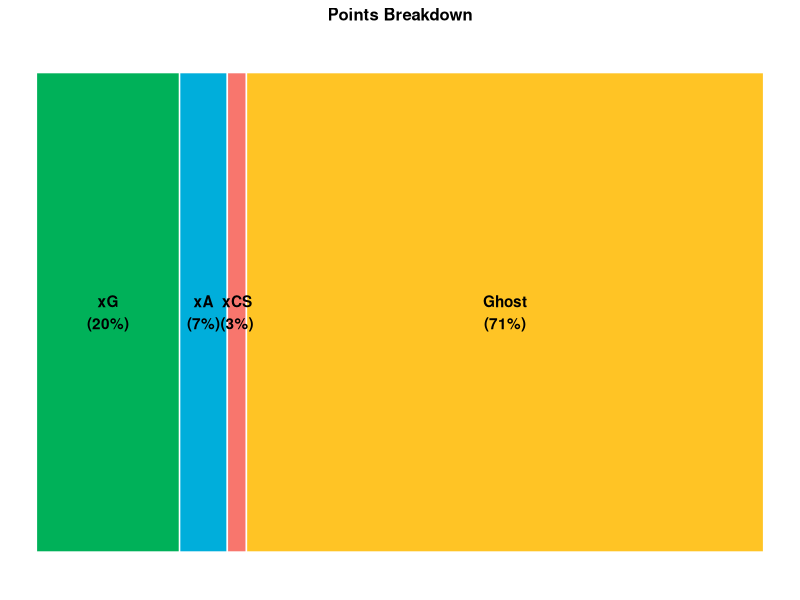

Here is the R script that generated this plot: (Note: this script raises an error after producing the figure.)
## ---- chunk 1
#what player do you want a card for?
player = "James Maddison"

#load libraries

library(tidyverse)
library(ggplot2)
library(ggrepel)
library(gridExtra)
library(RColorBrewer)
## ---- chunk 2

#read in the epl 19/20 data with week level data
#min 60 and 5 starts
xFpts_epl_1920_starts <- read_csv(file = "../data/fantrax_data/new_positions.weekly_data.xFpts_epl_2019_2020.update.csv", col_names = TRUE)

#no requirements
xFpts_epl_1920_all <- read_csv(file = "../data/fantrax_data/weekly_data.no_min_requirement.updated_positions.xFpts_epl_2019_2020.update.csv", col_names = TRUE)

#grab just this player's entries
player_start_df <- xFpts_epl_1920_starts[xFpts_epl_1920_starts$Player == player,]
player_all_df <- xFpts_epl_1920_all[xFpts_epl_1920_all$Player == player,]

#grab overview xFpts data total minutes, xFpts, etc. for the full season
xFpt_epl_overview <- read_csv(file = "../data/fantrax_data/new_positions.overall_xFpts_epl_2019_2020.update.csv", col_names = TRUE)

#grab the WAR score
WAR_epl_1920 <- read_csv(file = "../data/fantrax_data/final_WAR_table.epl_2019_2020.new_positions.update.csv", col_names = TRUE)

#parse the player FANTRAX positions
player_pos <- player_start_df$Position[1]

#sort on game week
player_start_df <- arrange(player_start_df, desc(game_week))

#make a data frame
player_start_gameweek_df <- head(player_start_df,1) 


#make a vector of the sum of the standard fantrax points fields for the player's last start
summary_player_pts_gameweek<- player_start_gameweek_df %>%
  summarize(n = n(), xG = sum(xG), xA = sum(xA), KP = sum(KP), SOT = sum(SOT), ACNC = sum(ACNC), CoS = sum(CoS), TkW = sum(TkW), Int = sum(Int.x), AER = sum(AER), CLR = sum(CLR), DIS = sum(DIS), PKM = sum(PKM), OG = sum(OG), YC = sum(YC), RC = sum(RC), xCS = sum(xCS), xGAD = sum(xGAD))

#make a vector of the sum of the standard fantrax points fields over the season for STARTS
summary_player_pts <- player_start_df %>%
  summarize(n = n(), xG = sum(xG), xA = sum(xA), KP = sum(KP), SOT = sum(SOT), ACNC = sum(ACNC), CoS = sum(CoS), TkW = sum(TkW), Int = sum(Int.x), AER = sum(AER), CLR = sum(CLR), DIS = sum(DIS), PKM = sum(PKM), OG = sum(OG), YC = sum(YC), RC = sum(RC), xCS = sum(xCS), xGAD = sum(xGAD))
            
## ---- chunk 3
#add the vector of multipliers for the statistics that make sense for each position
`%!in%` <- Negate(`%in%`)

if (player_pos == "D"){
  
  point_vec = c(10,7,2,2,1,1,1,1,1,0.25,-0.5,-4,-5,-3,-7,6,-2)
  
  #remove the number of starts (n) from the summary_player_pts_gameweek
  start_points_vec = summary_player_pts_gameweek[, -1]

  # get the xFpts for the player
  start_points_vec = start_points_vec * point_vec

  start_points_vec = start_points_vec[point_vec != 0]

  #format the data for plotting
  start_points_df <- start_points_vec %>% gather(point_cat,point_value,xG,xA,KP, SOT,ACNC,CoS,TkW,Int,AER,CLR,DIS,PKM,OG,YC,RC,xCS,xGAD)

  start_points_df$player = player

  #reorder for figure
  start_points_df$point_cat <- factor(start_points_df$point_cat, levels = rev(c("xG","xA","xCS","KP","SOT","ACNC","CoS","TkW","Int","AER","CLR","DIS","PKM","OG","YC","RC","xGAD")))
  
  #calculate Ghost points
  ghost_points_df <- start_points_df[start_points_df$point_cat %!in% c("xG","xA","xCS"),]
  
  ghost_points <- sum(ghost_points_df$point_value)
  
  start_points_df <- start_points_df %>% add_row(point_cat = "Ghost", point_value = ghost_points, player = player)
  
  #output just the xG, xA, xCS, and ghost points
  
  start_points_df <- start_points_df[start_points_df$point_cat %in% c("xG","xA","xCS","Ghost"),]
  
  start_points_df$point_cat <- factor(start_points_df$point_cat, levels = rev(c("xG","xA","xCS","Ghost")))
  
} else if (player_pos == "M"){
  
  point_vec = c(9,6,2,2,1,1,1,1,0.5,0,-0.5,-4,-5,-3,-7,1,0)
  
  #remove the number of starts (n) from the summary_player_pts_gameweek
  start_points_vec = summary_player_pts_gameweek[, -1]

  # get the xFpts for the player
  start_points_vec = start_points_vec * point_vec

  start_points_vec = start_points_vec[point_vec != 0]

  #format the data for plotting
  start_points_df <- start_points_vec %>% gather(point_cat,point_value,xG,xA,KP,SOT,ACNC, CoS,TkW,Int,AER,DIS,PKM,OG,YC,RC,xCS)

  start_points_df$player = player

  #reorder for figure
  start_points_df$point_cat <- factor(start_points_df$point_cat, levels = rev(c("xG","xA","xCS","KP","SOT","ACNC","CoS","TkW","Int","AER","DIS","PKM","OG","YC","RC")))
  
  #calculate Ghost points
  ghost_points_df <- start_points_df[start_points_df$point_cat %!in% c("xG","xA","xCS"),]
  
  ghost_points <- sum(ghost_points_df$point_value)
  
  start_points_df <- start_points_df %>% add_row(point_cat = "Ghost", point_value = ghost_points, player = player)
  
  #output just the xG, xA, xCS, and ghost points
  
  start_points_df <- start_points_df[start_points_df$point_cat %in% c("xG","xA","xCS","Ghost"),]
  
  start_points_df$point_cat <- factor(start_points_df$point_cat, levels = rev(c("xG","xA","xCS","Ghost")))
  
  
} else if (player_pos == "F"){
  
  point_vec = c(9,6,2,2,1,1,1,1,0.5,0,-0.5,-4,-5,-3,-7,0,0)
  
  #remove the number of starts (n) from the summary_player_pts_gameweek
  start_points_vec = summary_player_pts_gameweek[, -1]

  # get the xFpts for the player
  start_points_vec = start_points_vec * point_vec

  start_points_vec = start_points_vec[point_vec != 0]

  #format the data for plotting
  start_points_df <- start_points_vec %>% gather(point_cat,point_value,xG,xA,KP,SOT,ACNC, CoS,TkW,Int,AER,DIS,PKM,OG,YC,RC)

  start_points_df$player = player

  #reorder for figure
  start_points_df$point_cat <- factor(start_points_df$point_cat, levels = rev(c("xG","xA","KP","SOT","ACNC","CoS","TkW","Int","AER","DIS","PKM","OG","YC","RC")))
  
  #calculate Ghost points
  ghost_points_df <- start_points_df[start_points_df$point_cat %!in% c("xG","xA"),]
  
  ghost_points <- sum(ghost_points_df$point_value)
  
  start_points_df <- start_points_df %>% add_row(point_cat = "Ghost", point_value = ghost_points, player = player)
  
  #output just the xG, xA, and ghost points
  
  start_points_df <- start_points_df[start_points_df$point_cat %in% c("xG","xA","Ghost"),]
  
} else {
  stop("position doesn't make sense")
}

#plot the data

#start_points_df$point_value <- abs(start_points_df$point_value)

total_player_plot_pts = sum(start_points_df$point_value)

start_points_df$percent <- (start_points_df$point_value / total_player_plot_pts) * 100

start_points_df$percent <- paste(round(start_points_df$percent,  digits =0),"%", sep = "")

start_points_df$cat_percent <- paste(start_points_df$point_cat,paste("(",start_points_df$percent,")", sep = "") ,sep="\n")

if (length(start_points_df$point_cat) == 3){
  
  ggbar <- ggplot(aes(x = player, y = point_value, fill = point_cat, label = cat_percent), data = start_points_df) + geom_bar(stat = "identity", width = 1, color = "white") + coord_flip() + theme_void() + ylab("xFpts")  + geom_text(position = position_stack(vjust = 0.5), fontface = "bold") + theme(legend.position = "none") + ggtitle('Points Breakdown') + theme(plot.title = element_text(size = 12, hjust = 0.5, face = "bold" )) + scale_fill_manual(values=c("#ffc425","#00aedb", "#00b159")) #+ theme(plot.title = element_text(hjust = 0.5))
} else if (length(start_points_df$point_cat) == 4){
  
  ggbar <- ggplot(aes(x = player, y = point_value, fill = point_cat, label = cat_percent), data = start_points_df) + geom_bar(stat = "identity", width = 1, color = "white") + coord_flip() + theme_void() + ylab("xFpts")  + geom_text(position = position_stack(vjust = 0.5), fontface = "bold") + theme(legend.position = "none") + ggtitle('Points Breakdown') + theme(plot.title = element_text(size = 12, hjust = 0.5, face = "bold" )) + scale_fill_manual(values=c("#ffc425","#f8766d", "#00aedb", "#00b159" ))
} else {
  stop("number of point categories doesn't make sense")
}



#ggbar <- ggplot(aes(x = player, y = point_value, fill = point_cat), data = start_points_df) + geom_bar(position = "fill", stat = "identity", width = 0.1, color = "white") + coord_flip() + theme_void() + ylab("xFpts")  + theme(legend.position=c(0.5,0.8), legend.direction="horizontal") + scale_fill_discrete(name = "Points\nCategories",breaks=rev(levels(start_points_df$point_cat)))

## ---- chunk 4
#function to find cells in the table
find_cell <- function(table, row, col, name="core-fg"){
  l <- table$layout
  which(l$t==row & l$l==col & l$name==name)
}

#Fpts Table
player_Fpts <- as.data.frame(player_start_gameweek_df$FPts)

player_G <- as.data.frame(player_start_gameweek_df$Gls)
player_A <- as.data.frame(player_start_gameweek_df$Ast)

#put together the strings

player_Fpts_str  <- paste("Fpts:", player_Fpts, sep=" ")

player_G_str  <- paste("Goals:", player_G, sep=" ")

player_A_str  <- paste("Assists:", player_G, sep=" ")

#put strings in a df
Fpts_table_df <- as.data.frame(rbind(player_Fpts_str,player_G_str,player_A_str))

#colnames(xFpts_table_df) <- c("Points per Start")

#xFptsTable <- tableGrob(xFpts_table_df, theme = ttheme_minimal(base_size = 15, core=list(fg_params=list(hjust=0, x=0)), colhead=list(fg_params=list(hjust=0, x=0))) ,rows=NULL)

FptsTable <- tableGrob(Fpts_table_df, theme = ttheme_minimal(base_size = 35),rows=NULL, cols = NULL)

FptsCell <- find_cell(FptsTable, 1, 1, "core-fg")

FptsTable$grobs[FptsCell][[1]][["gp"]] <- gpar(fontsize=37, fontface="bold")


#xFpts Table
player_xFpts <- as.data.frame(player_start_gameweek_df$xFpts)

player_xG <- as.data.frame(player_start_gameweek_df$xG)
player_xA <- as.data.frame(player_start_gameweek_df$xA)

#put together the strings

player_xFpts_str  <- paste("xFpts:", player_xFpts, sep=" ")

player_xG_str  <- paste("xG:", player_xG, sep=" ")

player_xA_str  <- paste("xA:", player_xA, sep=" ")


xFpts_table_df <- as.data.frame(rbind(player_xFpts_str,player_xG_str,player_xA_str))

#colnames(xFpts_table_df) <- c("Points per Start")

xFptsTable <- tableGrob(xFpts_table_df, theme = ttheme_minimal(base_size = 40),rows=NULL, cols = NULL)

xFptsCell <- find_cell(xFptsTable, 1, 1, "core-fg")

xFptsTable$grobs[xFptsCell][[1]][["gp"]] <- gpar(fontsize=37, fontface="bold")

## ---- chunk 5
#install.packages("gtable")
library("gtable")
library("lattice")
library(grid)


#min
min_text <- " Minutes:"
player_min <- player_start_gameweek_df$Min.x
player_min <- paste(as.character(player_min)," ", sep="")

#Game week
gameweek_text <- " Game Week:"
player_gameweek <- player_start_gameweek_df$game_week
player_gameweek <- paste(as.character(player_gameweek)," ", sep="")

#xFpts
xFpts_text <- " xFpts:"
player_xFpts <- player_start_gameweek_df$xFpts
player_xFpts <- paste(as.character(player_xFpts)," ", sep="")

#Fpts
Fpts_text <- " Fpts:"
player_Fpts <- player_start_gameweek_df$FPts
player_Fpts <- paste(as.character(player_Fpts)," ", sep="")

#parse appropriate position string form player position
if (player_pos == "D"){
  
  pos_str <- " Defender "
  
} else if(player_pos == "M"){
  
  pos_str <- " Midfielder "
  
} else if(player_pos == "F"){
  
  pos_str <- " Forward "
  
}else{
  
  stop("position doesn't make sense")
  
}

#add whatever string you want here
extra_text <- paste(" " , player_start_gameweek_df$Team.x, sep = "")

#xFpts_text <- paste(xFpts_text, player_xFpts, sep = " ")

#Fpts_text <- paste(Fpts_text, player_Fpts, sep = " ")

#min_text <- paste(min_text, player_min, sep = " ")

gameweek_text <- paste(gameweek_text, player_gameweek, sep = " ")

min_pos_text <- paste(gameweek_text, pos_str, extra_text,sep= "|")

#minutes and position text plot
min_pos_fig <- textGrob(min_pos_text,gp = gpar(col = "black", fontsize = 35, face = "bold"))

#plot of player name
player_name = print(player)

name_fig <- textGrob(player_name,gp = gpar(col = "black", fontsize = 40, fontface = "bold"))

#grid.arrange(textGrob(player_name,gp = gpar(col = "black", fontsize = 30, face = "bold")))


## ---- chunk 6
#last 5 games

last_5_gameweeks <- player_start_gameweek_df$game_week -4

# make a df of the player's Fpts and xFpts for each week they STARTED
Fpts_v_xFpts_df <- data.frame(point_type = c(rep('Fpts', nrow(player_start_df)), rep('xFpts', nrow(player_start_df))),points = c(player_start_df$FPts, player_start_df$xFpts),game_week = c(rep(player_start_df$game_week,2)))

Fpts_v_xFpts_latest_df <- Fpts_v_xFpts_df[Fpts_v_xFpts_df$game_week >= last_5_gameweeks,]

# plot the data
ggmad <- ggplot(data = Fpts_v_xFpts_latest_df, aes(x = game_week, y = points, color = point_type)) +
  geom_line(size = 2)  +
  geom_point(size = 5) +
  ggtitle("xFpts vs Fpts Form Plot") +
  xlab('Game Week') +
  ylab('Points') +
  theme_light(base_size = 15) +
  theme(plot.title = element_text(hjust = 0.5), legend.position = c(0.9,0.9), legend.title = element_blank(), legend.background = element_rect(fill = "NA"), text = element_text(size=15)) +
  labs(color = 'Points Type') +
  geom_point(aes(x=game_week, y=points))

## ---- chunk 7

#distribution of all player xFpts
#all_player_xFpts_dist <- xFpts_epl_1920_all$xFpts

#distribution of all players that play this player's position
#pos_player_xFpts_dist <- xFpts_epl_1920_all[xFpts_epl_1920_all$Position == player_pos,]$xFpts


#Grab the names of the starters (defined by rank of mean xFpts):
xFpts_epl_D <- arrange(xFpt_epl_overview[xFpt_epl_overview$Position == "D", ],desc(mean_xFpts))

xFpts_epl_M<- arrange(xFpt_epl_overview[xFpt_epl_overview$Position == "M", ],desc(mean_xFpts))

xFpts_epl_F <- arrange(xFpt_epl_overview[xFpt_epl_overview$Position == "F", ],desc(mean_xFpts))

all_players <- rbind(xFpts_epl_D, xFpts_epl_M, xFpts_epl_F)


#get just the xFpts
xFpts_epl_all_players <- xFpts_epl_1920_all

#filter to just players of the same_position
pos_player <- as.data.frame(xFpts_epl_1920_all[xFpts_epl_1920_all$Position == player_pos,])#$xFpts

#parse appropriate position string form player position
if (player_pos == "D"){
  
  pos_str <- "Defender Starters"
  
} else if(player_pos == "M"){
  
  pos_str <- "Midfielder Starters"
  
} else if(player_pos == "F"){
  
  pos_str <- "Forward Starters"
  
}else{
  
  stop("position doesn't make sense")
  
}

#distribution of this player's xFpts
player_xFpts_dist <- as.data.frame(xFpts_epl_1920_all[xFpts_epl_1920_all$Player == player,])#$xFpts

#make a df of all three distributions for plotting
#combined_xFpts_dist_df = data.frame(Distribution = c(rep('All Starters xFpts', length(xFpts_epl_1920_starters)), rep(pos_str, length(pos_player_xFpts_dist)), rep(player, length(player_xFpts_dist))), xfpts = c(xFpts_epl_1920_starters, pos_player_xFpts_dist, player_xFpts_dist))

#combined_xFpts_dist_df = data.frame(Distribution = c(rep(pos_str, length(pos_player_xFpts_dist)), rep(player, length(player_xFpts_dist))), xfpts = c( pos_player_xFpts_dist, player_xFpts_dist))

#combined_xFpts_dist_df$Distribution <- factor(combined_xFpts_dist_df$Distribution, levels=c(player, pos_str))

#position_mean <- mean(combined_xFpts_dist_df[combined_xFpts_dist_df$Distribution == pos_str,]$xfpts)

 #start_points_df$point_cat <- factor(start_points_df$point_cat, levels = rev(c("xG","xA","KP","SOT","ACNC","CoS","TkW","Int","AER","DIS","PKM","OG","YC","RC")))

#plot the data
ggdens <- ggplot(data = pos_player, aes(x=xFpts)) +
  geom_density(alpha = 0.4, show.legend = FALSE, fill = "lightblue") +
  theme_light() +
  ylab("Probability")  +
  xlab("xFpts") +
  ggtitle('Distribution of Midfielder xFpts') +
  theme(plot.title = element_text(hjust = 0.5), legend.position = c(0.8,0.8), legend.title = element_blank(),legend.text=element_text(size=15) ,legend.background = element_rect(fill = "NA"), text = element_text(size=15)) +
  xlim(-10,40)
  
ggstrip <- ggdens + geom_point(data = player_xFpts_dist, size = 5, aes(x = xFpts, y  = 0.02, shape = factor(paste(Player, "Matches" , sep =" ")))) #, colour= game_week)) +
  #scale_color_gradient2(midpoint=mean(player_xFpts_dist$game_week), low="blue", mid="yellow", high="red")
  #geom_vline(xintercept = position_mean, linetype = "dotted", color = "black", size=1)

## ---- chunk 8

#grid.arrange(name_fig, statTable, gghist, ggbar, min_pos_fig, nrow= 8, layout_matrix = rbind(c(NA,1,1,1,1,1,1,NA), c(NA,5,5,5,5,5,5,NA),  c(2,2,2,3,3,3,3,3) , c(2,2,2,3,3,3,3,3) , c(2,2,2,3,3,3,3,3), c(NA,NA,NA,3,3,3,3,3), c(NA,NA,NA,3,3,3,3,3), c(4,4,4,4,4,4,4,4)) )

grid.arrange(name_fig, min_pos_fig, FptsTable, ggmad, ggbar, xFptsTable, nrow= 9, layout_matrix = rbind(c(NA,1,1,1,1,1,1,NA), c(NA,2,2,2,2,2,2,NA),  c(3,3,3,4,4,4,4,4) , c(3,3,3,4,4,4,4,4) , c(3,3,3,4,4,4,4,4), c(3,3,3,4,4,4,4,4), c(6,6,6,4,4,4,4,4), c(NA,NA,NA,NA,4,4,4,4), c(5,5,5,5,5,5,5,5)) )

#grid.arrange(name_fig, statTable, gghist, ggbar, min_pos_fig, nrow= 8, layout_matrix = rbind(c(NA,1,1,1,1,1,NA), c(NA,5,5,5,5,5,NA),  c(2,2,2,3,3,3,3) , c(2,2,2,3,3,3,3) , c(2,2,2,3,3,3,3), c(2,2,2,3,3,3,3), c(2,2,2,3,3,3,3), c(4,4,4,4,4,4,4)) )

#grid.arrange(name_fig, table, gghist, ggbar, min_pos_fig, nrow= 7, layout_matrix = rbind(c(NA,1,1,1,NA),c(NA,1,1,1,NA), c(NA,5,5,5,NA) , c(2,2,3,3,3), c(2,2,3,3,3), c(NA,4,4,4,NA),c(NA,4,4,4,NA)) )

#grid.arrange(name_fig, statTable, gghist, ggbar, min_pos_fig, nrow= 6, layout_matrix = rbind(c(NA,1,1,1,NA), c(NA,5,5,5,NA) , c(2,2,3,3,3), c(2,2,3,3,3), c(4,4,4,4,4),c(4,4,4,4,4)) )

#grid.arrange(name_fig, table, gghist, ggbar, nrow= 3, layout_matrix = rbind(c(NA,1,1,1,NA), c(2,2,3,3,3), c(NA,4,4,4,NA)) )

#grid.arrange(name_fig, gghist, ggbar, table, nrow= 2 )
#grid.arrange(name_fig, table, gghist, ggbar, nrow= 3 )
